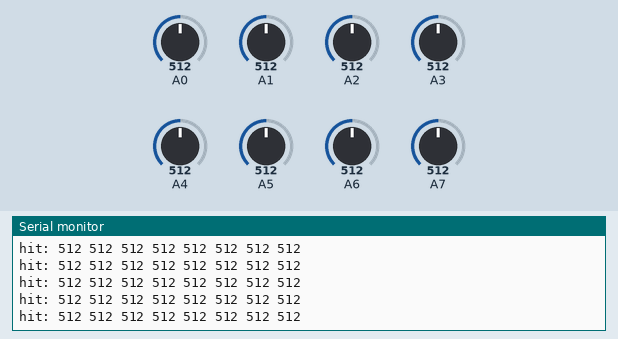
This sketch was run on a simulated Arduino Uno, built with avr-gcc and run on an emulated ATmega328P. On the bench: the last lines printed to the serial monitor. The test bench sets the inputs (shaded band); at power-on: A4 = 512, A0 = 512, A1 = 512, A2 = 512, A3 = 512, A5 = 512, A6 = 512, A7 = 512.

Above: at 7.2 s.
7.3 s: A4 set to 109
At 7.76 s:
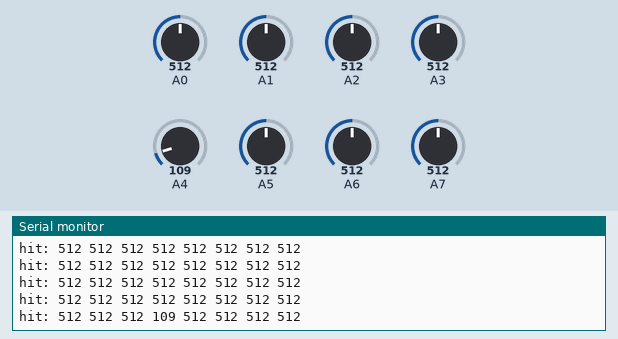
10.3 s: A4 set to 92
At 10.48 s:
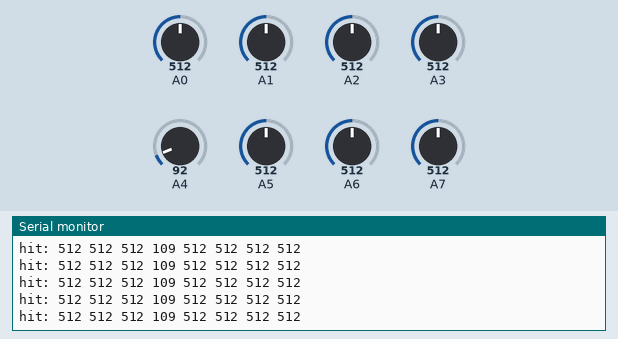
Timing chart, 0 to 13.3 s (numbered marks = the images above; inputs shaded):
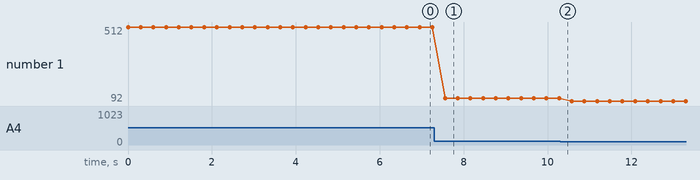

The sketch:

table.ino
```cpp
int NO_RECORD = 0;

struct Hit {
  int pin1;
  int pin2;
  int pin3;
  int pin4;
  int pin5;
  int pin6;
  int pin7;
  int pin8;
};

Hit curHit = {
  NO_RECORD,
  NO_RECORD,
  NO_RECORD,
  NO_RECORD,
  NO_RECORD,
  NO_RECORD,
  NO_RECORD,
  NO_RECORD
};

int numPins = 8;
int allPins[] = {1, 2, 3, 4, 5, 6, 7, 8};

void setup() {
  Serial.begin(9600);

  for (int i = 0; i < numPins; i++) {
    int pinNumber = allPins[i];
    pinMode(pinNumber, INPUT);
  }
}

void loop() {
  readPins(allPins);

  if (isCompleteHit(&curHit)) {
    Serial.println(
      "hit: " +
      String(curHit.pin1) + " " +
      String(curHit.pin2) + " " +
      String(curHit.pin3) + " " +
      String(curHit.pin4) + " " +
      String(curHit.pin5) + " " +
      String(curHit.pin6) + " " +
      String(curHit.pin7) + " " +
      String(curHit.pin8)
      );
      delay(300);
  } else {
    //Serial.println("no hit");
  }
}

void readPins(int* pinList) {
  for (int i = 0; i < numPins; i++) {
    int pinNumber = pinList[i];
    int pinValue = analogRead(pinNumber);
    updateCorner(pinNumber, pinValue);
  }
}

void updateCorner(int pinNumber, int pinValue) {
  int *sidePins;
  sidePins = allPins;

  if (pinNumber == sidePins[0]) {
    curHit.pin1 = pinValue;
  }
  else if (pinNumber == sidePins[1]) {
    curHit.pin2 = pinValue;
  }
  else if (pinNumber == sidePins[2]) {
    curHit.pin3 = pinValue;
  }
  else if (pinNumber == sidePins[3]) {
    curHit.pin4 = pinValue;
  }
  else if (pinNumber == sidePins[4]) {
    curHit.pin5 = pinValue;
  }
  else if (pinNumber == sidePins[5]) {
    curHit.pin6 = pinValue;
  }
  else if (pinNumber == sidePins[6]) {
    curHit.pin7 = pinValue;
  }
  else if (pinNumber == sidePins[7]) {
    curHit.pin8 = pinValue;
  }
}

boolean isCompleteHit(struct Hit *hit) {
  return hit->pin1 != NO_RECORD || hit->pin2 != NO_RECORD || hit->pin3 != NO_RECORD || hit->pin4 != NO_RECORD ||
    hit->pin5 != NO_RECORD || hit->pin6 != NO_RECORD || hit->pin7 != NO_RECORD || hit->pin8 != NO_RECORD;
}
```

Measured:
- after the input at 7.3 s, the serial monitor: prints a new line after 0.26 s (image 1)
- plotted number 1: 512 → 109 after the input at 7.3 s, 109 → 92 after the input at 10.3 s
